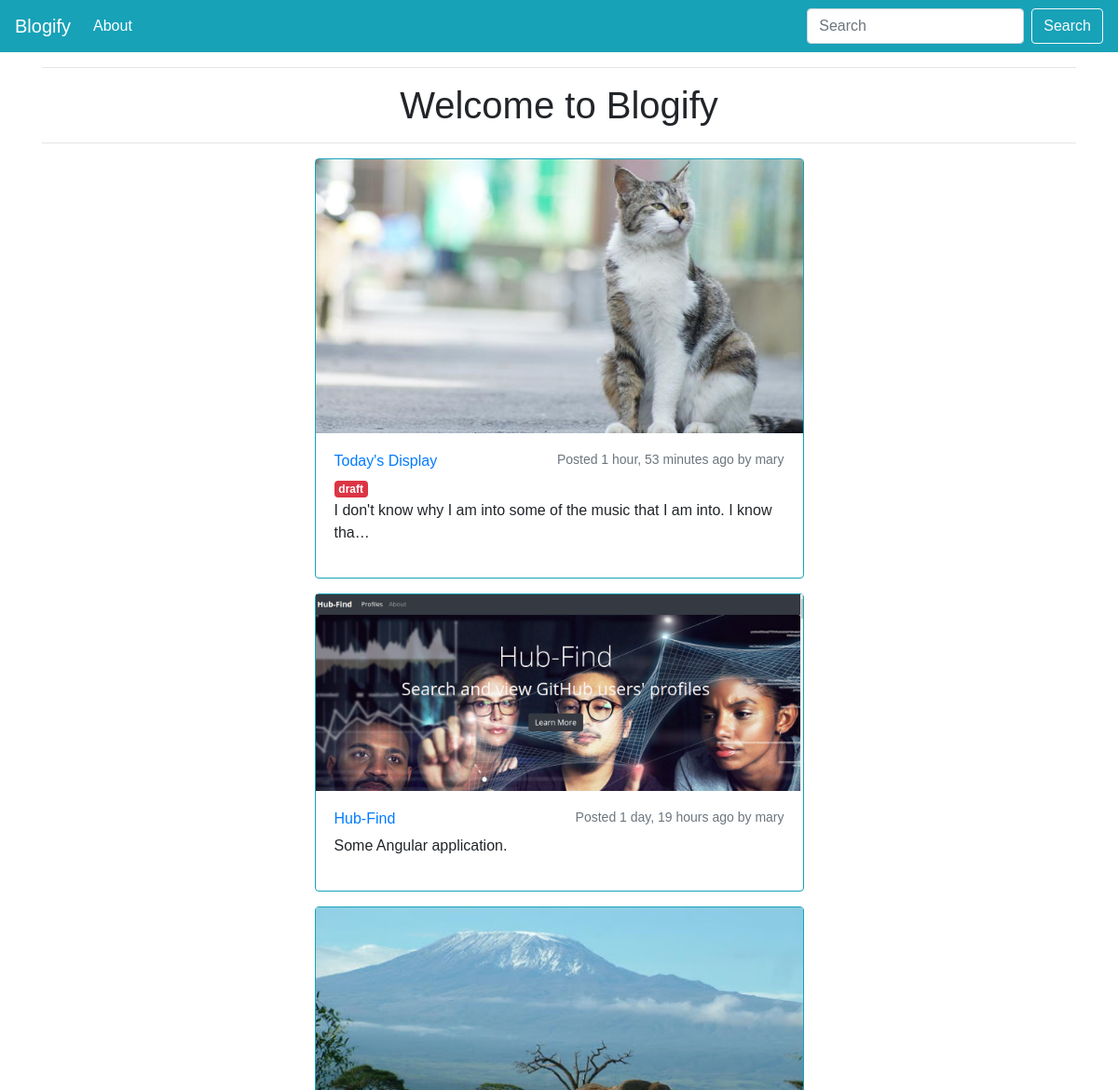
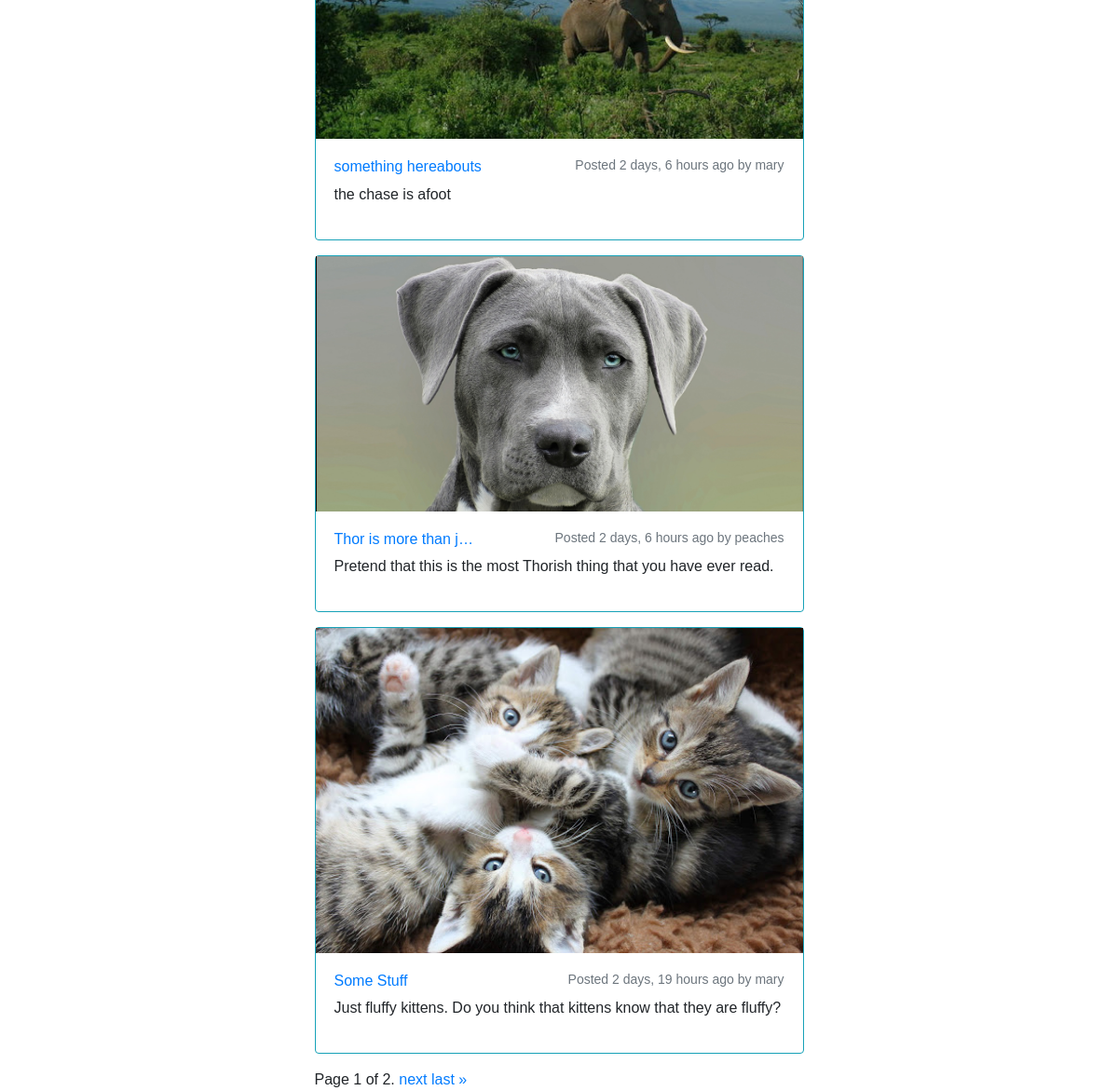
The app's page / (signed in) with its own data (2 pictures, top to bottom).
### blog/models.py (models this page shows, shortened)
class Post(models.Model):
    user = models.ForeignKey(settings.AUTH_USER_MODEL,  on_delete=models.CASCADE, default=1)
    title = models.CharField(max_length=100)
    slug = models.SlugField(unique=True)
    content = models.TextField()
    time_stamp = models.DateTimeField(auto_now_add=True)
    updated = models.DateTimeField(auto_now=True)
    image = models.ImageField(blank=True, null=True, width_field="width_field", height_field="height_field", upload_to='images/')
    height_field = models.IntegerField(default=0)
    width_field = models.IntegerField(default=0)
    draft = models.BooleanField(default=False)
    publish = models.DateField(auto_now_add=False, auto_now=False)
    objects = PostManager()
    def get_absolute_url(self):
        return reverse("blog:details", kwargs={"slug": self.slug})

### blog/views.py (the view)
# urls.py: path('', views.posts_home, name='posts_home'),
def posts_home(request):
    posts_list = Post.objects.active().order_by('-id')
    if request.user.is_superuser or request.user.is_staff:
        posts_list = Post.objects.all().order_by('-id')
    query = request.GET.get("q")
    if query:
        posts_list = posts_list.filter(Q(title__icontains=query) | Q(content__icontains=query) | Q(user__username__icontains=query)).distinct()
    paginator = Paginator(posts_list, 5)
    page = request.GET.get('page')
    try:
        posts = paginator.page(page)
    except PageNotAnInteger:
        posts = paginator.page(1)
    context = {
        'posts':posts,
    }
    return render(request, 'blog/home.html', context)

### blog/models.py (called while the page is built)
    def active(self, *args, **kwargs):
        return super(PostManager, self).filter(draft=False)

### blog/templates/blog/home.html (shortened to what this page needs)
{% extends 'blog/base.html' %}
{% block content %}
    <div class="container">
        <hr>
        <h1 class="text-center">Welcome to Blogify</h1>
        <hr>
        <div class="col-sm-12">
            {% for post in posts %}
            <div class="row">
                <div class="col-sm-3"></div>
                <div class="col-sm-6">
                    <div class="card border-info mb-3">
                        {% if post.image %}
                        <img src="{{post.image.url}}" class="img-fluid">
                        {% endif %}
                        <div class="card-body">
                            <h6><a href="{{post.get_absolute_url}}">{{post.title|truncatechars:20}}</a><small style="float: right;" class="text-muted">Posted {{post.time_stamp|timesince}} ago by {{post.user}}</small></h6>
                            {% if post.draft %}
                            <span><small class="badge badge-danger">draft</small></span>
                            {% endif %}
                            <p style="float: left; margin-top: 20px;">{{post.content|linebreaks|truncatechars:80}}</p>
                        </div>
                    </div>
                </div>
                <div class="col-sm-3"></div>
            </div>
            {% endfor %}
            <div class="row">
                <div class="col-sm-3"></div>
                <div class="col-sm-6">
                    <div class="pagination">
                        <span class="step-links">
                            <span class="current">
                                Page {{ posts.number }} of {{ posts.paginator.num_pages }}.
                            </span>
                            {% if posts.has_next %}
                                <a href="?page={{ posts.next_page_number }}{% if request.GET.q %}&q={{request.GET.q}}{% endif %}">next</a>
                                <a href="?page={{ posts.paginator.num_pages }}{% if request.GET.q %}&q={{request.GET.q}}{% endif %}">last &raquo;</a>
                            {% endif %}
                        </span>
                    </div>
                </div>
                <div class="col-sm-3"></div>
            </div>
        </div>
    </div>
{% endblock %}

### static/css/index.css (style rules this page uses)
body { font-family: 'Montserrat', sans-serif; }

### records on screen
Post: image (picture), title "Today's Display", time_stamp "1 hour, 53 minutes", user "mary", draft "draft", content "I don't know why I am into some of the music that I am into. I know tha…"
Post: image (picture), title "Hub-Find", time_stamp "1 day, 19 hours", user "mary", content "Some Angular application."
Post: image (picture), title "something hereabouts", time_stamp "2 days, 6 hours", user "mary", content "the chase is afoot"
Post: image (picture), title "Thor is more than j…", time_stamp "2 days, 6 hours", user "peaches", content "Pretend that this is the most Thorish thing that you have ever read."
Post: image (picture), title "Some Stuff", time_stamp "2 days, 19 hours", user "mary", content "Just fluffy kittens. Do you think that kittens know that they are fluffy?"

### other values on screen
{{ posts.number }} "1"
{{ posts.paginator.num_pages }} "2"
